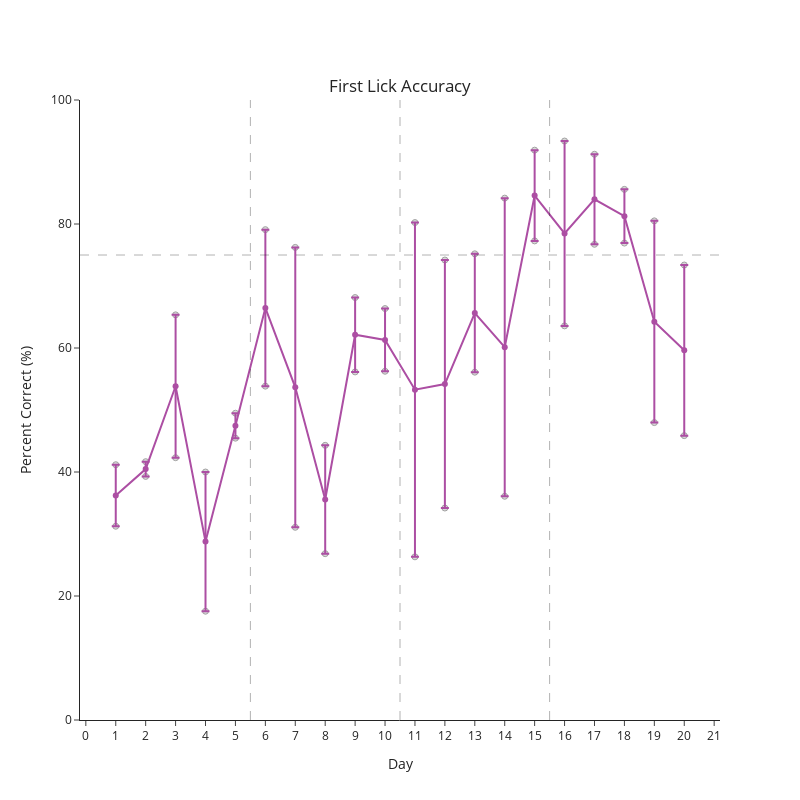

Notebook code cell kept with this figure:
### Code cell
## Plot first lick accuracy
fig = pf.plot_behavior_across_days(lick_accuracy, behavior_var = 'percent_correct')
fig.update_layout(yaxis_title = 'Percent Correct (%)')
fig.update_layout(title = {'text': 'First Lick Accuracy',
                                   'xanchor': 'center',
                                   'y': 0.9,
                                   'x': 0.5})
fig.add_hline(y = 75, line_dash = 'dash', line_width = 1, line_color = 'black')
fig.update_layout(width = 800, height = 800)
fig.update_yaxes(range = [0, 100])
## Add dashed lines to represent transitions
transitions = [5, 10, 15]
for value in transitions:
    fig.add_vline(x = value + 0.5, line_dash = 'dash', line_width = 1, line_color = 'black')
fig.update_xaxes(dtick=1)
fig.show()

### Figure 1 — Plotly figure (JSON) as saved in the notebook; plotly's stock layout.template omitted (floating-point values rounded to 4 significant figures)
{"data": [{"marker": {"color": "rgb(179,179,179)", "line": {"width": 1}}, "mode": "markers", "opacity": 0.5, "type": "scatter", "x": [1, 2, 3, 4, 5, 6, 7, 8, 9, 10, 11, 12, 13, 14, 15, 16, 17, 18, 19, 20, 1, 2, 3, 4, 5, 6, 7, 8, 9, 10, 11, 12, 13, 14, 15, 16, 17, 18, 19, 20], "y": [41.18, 39.29, 42.31, 40, 49.48, 53.85, 31.08, 26.83, 68.14, 66.36, 26.32, 34.19, 56.1, 36.08, 77.27, 63.57, 76.72, 76.92, 47.97, 45.86, 31.25, 41.67, 65.35, 17.54, 45.45, 79.09, 76.23, 44.3, 56.14, 56.25, 80.23, 74.19, 75.19, 84.17, 91.91, 93.38, 91.25, 85.59, 80.51, 73.39]}, {"error_y": {"array": [4.963, 1.19, 11.52, 11.23, 2.015, 12.62, 22.57, 8.737, 6.001, 5.057, 26.96, 20.0, 9.548, 24.05, 7.32, 14.91, 7.263, 4.331, 16.27, 13.76], "type": "data"}, "line": {"color": "rgb(172,78,163)"}, "mode": "lines+markers", "type": "scatter", "x": [1, 2, 3, 4, 5, 6, 7, 8, 9, 10, 11, 12, 13, 14, 15, 16, 17, 18, 19, 20], "y": [36.21, 40.48, 53.83, 28.77, 47.47, 66.47, 53.66, 35.57, 62.14, 61.31, 53.27, 54.19, 65.65, 60.13, 84.59, 78.47, 83.99, 81.25, 64.24, 59.63]}], "layout": {"height": 800, "shapes": [{"line": {"color": "black", "dash": "dash", "width": 1}, "type": "line", "x0": 0, "x1": 1, "xref": "x domain", "y0": 75, "y1": 75, "yref": "y"}, {"line": {"color": "black", "dash": "dash", "width": 1}, "type": "line", "x0": 5.5, "x1": 5.5, "xref": "x", "y0": 0, "y1": 1, "yref": "y domain"}, {"line": {"color": "black", "dash": "dash", "width": 1}, "type": "line", "x0": 10.5, "x1": 10.5, "xref": "x", "y0": 0, "y1": 1, "yref": "y domain"}, {"line": {"color": "black", "dash": "dash", "width": 1}, "type": "line", "x0": 15.5, "x1": 15.5, "xref": "x", "y0": 0, "y1": 1, "yref": "y domain"}], "showlegend": false, "title": {"text": "First Lick Accuracy", "x": 0.5, "xanchor": "center", "y": 0.9}, "width": 800, "xaxis": {"dtick": 1, "title": {"text": "Day"}}, "yaxis": {"range": [0, 100], "title": {"text": "Percent Correct (%)"}}}}
